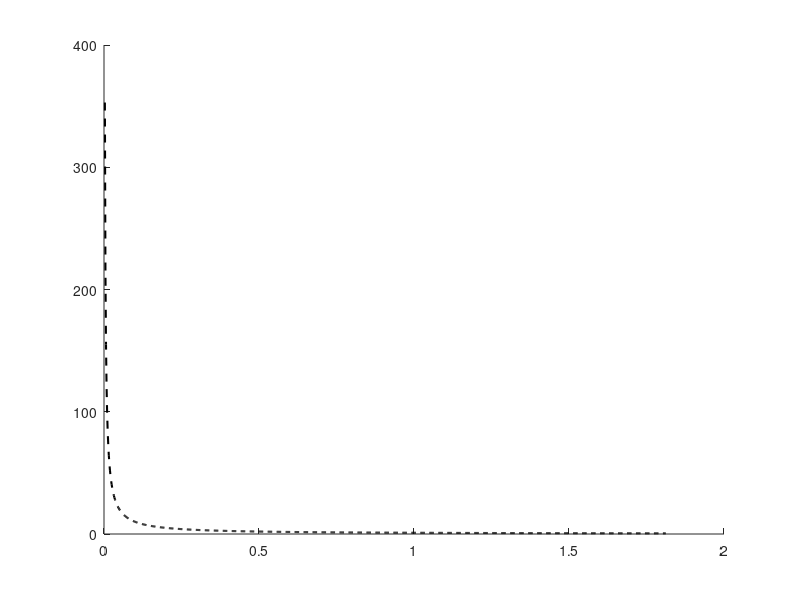

The MATLAB source for this figure: (Note: this script raises an error after producing the figure.)
% SUMMARY OF BB g2 amplitude and scattering halo mode occupancy

%% Figure properties presets
figname = 'g2_vs_mocc';
fontsize_normal = 12;
fontsize_small=9;
linewidth = 1.5;
% markersize = 5;
% plotcolor = {'b','r'};

% paperunits = 'centimeters';
% papersize = [8 11];
% paperposition = [0 0 papersize];

% MISC
gray_col=0.5*ones(1,3);         % gray data points
namearray={'LineWidth','MarkerFaceColor','Color'};      % error bar graphics properties
valarray={linewidth,'w','k'};                 % 90 deg (normal) data
valarray_30={linewidth,gray_col,gray_col};    % 30 deg (slow) data


%% CONFIGS
% plotting limits
n_lim=[2e-3,1e0];       % axes lims for mode occupancy
g2_lim=[1e0,2e2];      % axes lims for g2-1

% condition for violoation of Bell's test
g2_bell=(2*sqrt(2)+3)-1;            % Wasak, Chwedenczuk - limit g2 - 1


%% DATA
%%% 90 deg data
n_exp=[0.0085, 0.0126, 0.0575, 0.604, 0.0887, 0.0102, 0.273 0.052];
g2_exp=[92.5, 23.3, 31.5, 3.6, 20.3, 97.3, 8 26.6];      % mean fit amplitude

% uncertainties
n_unc=[0.68, 1.1, 0.38, 0.24, 0.39, 0.65, 0.32 0.84];      % relative error in ratio to mean

g2_err=[9.1, 1.2, 2.1, 0.15, 0.5, 8.5, 0.43 1.5];   % error in SE


%%% 30 deg data
n_exp_30=[0.196 0.462 0.774 0.299];
g2_exp_30=[7.6 3.6 2.73 5.9];
    
n_unc_30=[0.44 0.38 0.24 0.4];
g2_err_30=[1.0 0.16 0.06 0.41];


% Use SD for g2 uncertainty
g2_err=g2_err*sqrt(5);
g2_err_30=g2_err_30*sqrt(5);


%% EVALUATE error limits
% relative error to abs
n_err=n_exp.*n_unc;      % calculated
n_err_30=n_exp_30.*n_unc_30;

% error bounds
ndata=numel(n_exp);         % number of data points
n_err_bnd=cell(1,2);
g2_err_bnd=cell(1,2);

for ii=1:2
    % build min/max bound
    n_err_bnd{ii}=n_exp+(-1)^(ii)*n_err;
    g2_err_bnd{ii}=g2_exp+(-1)^(ii)*g2_err;
    g2_err_bnd{ii}=g2_err_bnd{ii}-1;            % shift to g2-1
end

% cut bound at axes lims (MIN only for log plot)
for ii=1:ndata
    if n_err_bnd{1}(ii)<n_lim(1)
        n_err_bnd{1}(ii)=n_lim(1);
    end
    if g2_err_bnd{1}(ii)<g2_lim(1)
        g2_err_bnd{1}(ii)=g2_lim(1);
    end
end

%% Theory curve
r=3;
n=linspace(min(n_exp)/r,r*max(n_exp),1000);       % logs
% n=linspace(0,1.1*max(n_exp),1000);       % linear
g2_theory=1+1./n;


%% Plot

% plot mode occupancy vs g2(0) - 1
fig=figure();
hold on;
htheory=plot(n,g2_theory-1,'k--','LineWidth',1.5,'DisplayName','Theory');       % theory curve

% 30 deg data
hdata_30=ploterr(n_exp_30,g2_exp_30-1,n_err_30,g2_err_30,'^','logxy','hhxy',0);
set(hdata_30(1),namearray,valarray_30,'DisplayName','Slow collision');              % DATAPOINT
set(hdata_30(2),namearray,valarray_30,'DisplayName','');                  % Y-err
set(hdata_30(3),namearray,valarray_30,'DisplayName','');                  % X-err

% 90 deg data
hdata=ploterr(n_exp,g2_exp-1,n_err_bnd,g2_err_bnd,'o','logxy','hhxy',0);
set(hdata(1),namearray,valarray,'DisplayName','Fast collision');              % DATAPOINT
set(hdata(2),namearray,valarray,'DisplayName','');                  % Y-err
set(hdata(3),namearray,valarray,'DisplayName','');                  % X-err

% % annotate plot
% box on;
% grid on;
% oleg=legend([hdata(1),hdata_30(1),htheory]);
% set(oleg,'FontSize',fontsize_small);
% 
% ax=gca;
% ax.XScale='log';
% ax.YScale='log';
% 
% xlim(n_lim);
% ylim(g2_lim);
% 
% xlabel('Mode occupancy');
% ylabel('$g^{(2)}_{BB}(0)-1$');
% 
% axis square;        % square plot

%%% Bell's test regime
% build patch corners
x_corn=[n_lim(1),n_lim(2),n_lim(2),n_lim(1)];
% y_corn=[g2_lim(1),g2_lim(1),g2_bell,g2_bell];     % below condition
y_corn=[g2_bell,g2_bell,g2_lim(2),g2_lim(2)];       % above condition

p_bell=patch(x_corn,y_corn,...
    'b','FaceAlpha',0.1,'EdgeColor','none');

uistack(p_bell,'bottom');   % move the patch object to bottom

% annotate plot
box on;
grid on;
oleg=legend([hdata(1),hdata_30(1),htheory]);
set(oleg,'FontSize',fontsize_small);

ax=gca;
ax.XScale='log';
ax.YScale='log';

xlim(n_lim);
ylim(g2_lim);

xlabel('Mode occupancy');
% ylabel('$g^{(2)}_{BB}(0)-1$');
ylabel('$g^{(2)}_{0,1}(0)-1$');

axis square;        % square plot


%% FIG postprocess
set(ax,'FontSize',fontsize_normal);

% fig.Units = paperunits;
% fig.Position = paperposition;
% 
% fig.PaperSize = papersize;
% fig.PaperUnits = paperunits;
% fig.PaperPosition = paperposition;

% saveas(fig, [figname, '.eps'], 'psc2');     % save fig in cd
saveas(fig, [figname, '.pdf']);